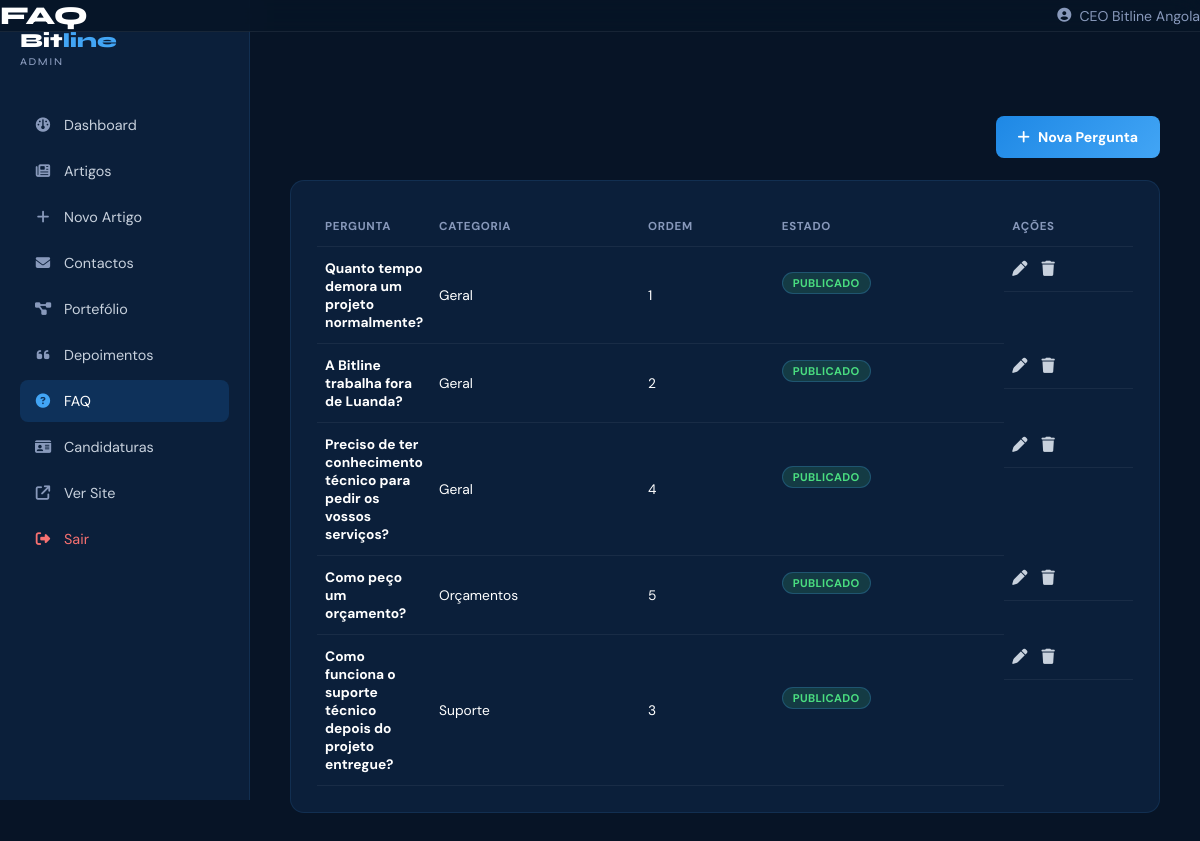
Page /admin/faq.php (signed in) on the committed database.
### tables this page shows
CREATE TABLE IF NOT EXISTS faq (
  id INT AUTO_INCREMENT PRIMARY KEY,
  pergunta VARCHAR(300) NOT NULL,
  resposta TEXT NOT NULL,
  categoria VARCHAR(100) DEFAULT NULL,
  ordem INT NOT NULL DEFAULT 0,
  publicado TINYINT(1) NOT NULL DEFAULT 1,
  criado_em DATETIME NOT NULL DEFAULT CURRENT_TIMESTAMP
);

### includes/funcoes.php (called while the page is built, shortened)
<?php
function limpar(string $texto): string
{
    return htmlspecialchars(trim($texto), ENT_QUOTES, 'UTF-8');
}

### admin/faq.php (the view, shortened to what this page needs)
<?php
require_once __DIR__ . '/../includes/funcoes.php';
$pdo = getConnection();
$faqs = $pdo->query('SELECT * FROM faq ORDER BY categoria ASC, ordem ASC, id ASC')->fetchAll();
require __DIR__ . '/includes/admin-header.php';
?>
<div class="admin-toolbar">
  <a href="novo-faq.php" class="admin-btn-primario"><i class="fa-solid fa-plus"></i> Nova Pergunta</a>
</div>
<div class="admin-panel">
  <?php if (empty($faqs)): ?>
    <p class="admin-vazio">Ainda não há perguntas frequentes. <a href="novo-faq.php">Adicionar a primeira</a>.</p>
  <?php else: ?>
    <table class="admin-tabela admin-tabela-completa">
      <thead>
        <tr>
          <th>Pergunta</th>
          <th>Categoria</th>
          <th>Ordem</th>
          <th>Estado</th>
          <th>Ações</th>
        </tr>
      </thead>
      <tbody>
        <?php foreach ($faqs as $f): ?>
          <tr>
            <td><strong><?= limpar($f['pergunta']) ?></strong></td>
            <td><?= limpar($f['categoria'] ?: 'Geral') ?></td>
            <td><?= (int) $f['ordem'] ?></td>
            <td><span class="badge badge-<?= $f['publicado'] ? 'verde' : 'amarelo' ?>"><?= $f['publicado'] ? 'Publicado' : 'Oculto' ?></span></td>
            <td class="admin-acoes">
              <a href="editar-faq.php?id=<?= $f['id'] ?>" title="Editar"><i class="fa-solid fa-pen"></i></a>
              <form method="POST" action="../actions/eliminar_faq.php" class="admin-acoes-form" onsubmit="return confirm('Eliminar esta pergunta?');">
                <button type="submit" class="admin-eliminar" title="Eliminar"><i class="fa-solid fa-trash"></i></button>
              </form>
            </td>
          </tr>
        <?php endforeach; ?>
      </tbody>
    </table>
  <?php endif; ?>
</div>
<?php require __DIR__ . '/includes/admin-footer.php'; ?>

### css/estilo.css (style rules this page uses)
* { margin: 0; padding: 0; box-sizing: border-box; }
html { scroll-behavior: smooth; }
body { font-family: 'DM Sans', sans-serif; background: #071426; color: #ffffff; overflow-x: hidden; cursor: default; }
a { text-decoration: none; color: inherit; }
button { font-family: inherit; cursor: pointer; }
:root { --navy: #071426; --navy-mid: #0B1F3A; --navy-light: #10233D; --navy-soft: #133C74; --blue-accent: #1E88E5; --blue-glow: #42A5F5; --white: #FFFFFF; --white-dim: #C8D1DD; --grey: #8899BB; --container: 1200px; --cor-primaria: var(--navy-mid); --cor-secundaria: var(--navy-soft); --cor-azul: var(--blue-accent); --cor-azul-claro: var(--blue-glow); --cor-branca: var(--white); --cor-cinza: var(--white-dim); --cor-preta: #000000; }
.badge { display: inline-flex; align-items: center; gap: 10px; padding: 8px 18px; border-radius: 100px; background: rgba(30, 136, 229, 0.1); border: 1px solid rgba(66, 165, 245, 0.25); color: var(--blue-glow); font-size: 0.8rem; font-weight: 700; letter-spacing: 0.03em; text-transform: uppercase; margin-bottom: 24px; }
.admin-body { background: var(--navy); min-height: 100vh; }
.admin-panel { background: var(--navy-mid); border: 1px solid rgba(66,165,245,0.12); border-radius: 14px; padding: 26px; }
.admin-tabela { width: 100%; border-collapse: collapse; font-size: 0.86rem; }
.admin-tabela td, .admin-tabela th { padding: 12px 8px; border-bottom: 1px solid rgba(255,255,255,0.06); text-align: left; }
.admin-tabela th { color: var(--grey); font-size: 0.72rem; text-transform: uppercase; letter-spacing: 0.06em; }
.admin-tabela a { color: var(--blue-glow); }
.admin-toolbar { display: flex; justify-content: space-between; align-items: center; margin-bottom: 22px; flex-wrap: wrap; gap: 14px; }
.admin-btn-primario { display: inline-flex; align-items: center; gap: 8px; padding: 12px 22px; background: linear-gradient(135deg, var(--blue-accent), var(--blue-glow)); color: var(--white) !important; border: none; border-radius: 8px; font-weight: 700; font-size: 0.88rem; transition: all 0.3s; }
.admin-tabela-completa th:first-child, .admin-tabela-completa td:first-child { width: 60px; }
.admin-acoes { display: flex; gap: 14px; font-size: 0.95rem; align-items: center; }
.admin-acoes a { color: var(--white-dim); }
.admin-acoes-form { display: inline-flex; margin: 0; }
.admin-acoes-form button { background: none; border: none; padding: 0; color: var(--white-dim); font-size: 0.95rem; cursor: pointer; display: inline-flex; align-items: center; }
.badge-verde { background: rgba(74,222,128,0.15); color: #4ade80; padding: 3px 10px; border-radius: 100px; font-size: 0.7rem; font-weight: 700; text-transform: uppercase; }

### rows in the picture
faq: pergunta "Quanto tempo demora um projeto normalmente?", categoria "Geral", ordem "1", publicado "PUBLICADO"
faq: pergunta "A Bitline trabalha fora de Luanda?", categoria "Geral", ordem "2", publicado "PUBLICADO"
faq: pergunta "Preciso de ter conhecimento técnico para pedir os vossos serviços?", categoria "Geral", ordem "4", publicado "PUBLICADO"
faq: pergunta "Como peço um orçamento?", categoria "Orçamentos", ordem "5", publicado "PUBLICADO"
faq: pergunta "Como funciona o suporte técnico depois do projeto entregue?", categoria "Suporte", ordem "3", publicado "PUBLICADO"

### other values in the picture
limpar($tituloPagina ?? '') "FAQ"
limpar($_SESSION['admin_nome'] ?? 'Administrador') "CEO Bitline Angola"
